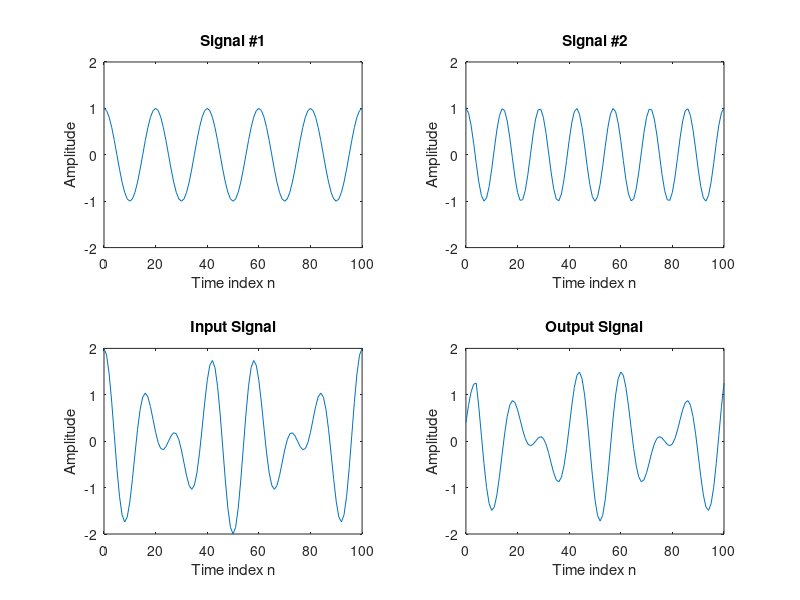

This figure's MATLAB source:
% Program P2_1
% Simulation of an M-point Moving Average Filter
% Generate the input signal
n = 0:100;
s1 = cos(2*pi*0.05*n); % A low-frequency sinusoid
s2 = cos(2*pi*0.07*n); % A high frequency sinusoid
x = s1+s2;
% Implementation of the moving average filter
M = input('Desired length of the filter = ');
num = ones(1,M);
y = filter(num,1,x)/M;
% Display the input and output signals
clf;
subplot(2,2,1);
plot(n, s1);
axis([0, 100, -2, 2]);
xlabel('Time index n'); ylabel('Amplitude');
title('Signal #1');
subplot(2,2,2);
plot(n, s2);
axis([0, 100, -2, 2]);
xlabel('Time index n'); ylabel('Amplitude');
title('Signal #2');
subplot(2,2,3);
plot(n, x);
axis([0, 100, -2, 2]);
xlabel('Time index n'); ylabel('Amplitude');
title('Input Signal');
subplot(2,2,4);
plot(n, y);
axis([0, 100, -2, 2]);
xlabel('Time index n'); ylabel('Amplitude');
title('Output Signal');
axis;